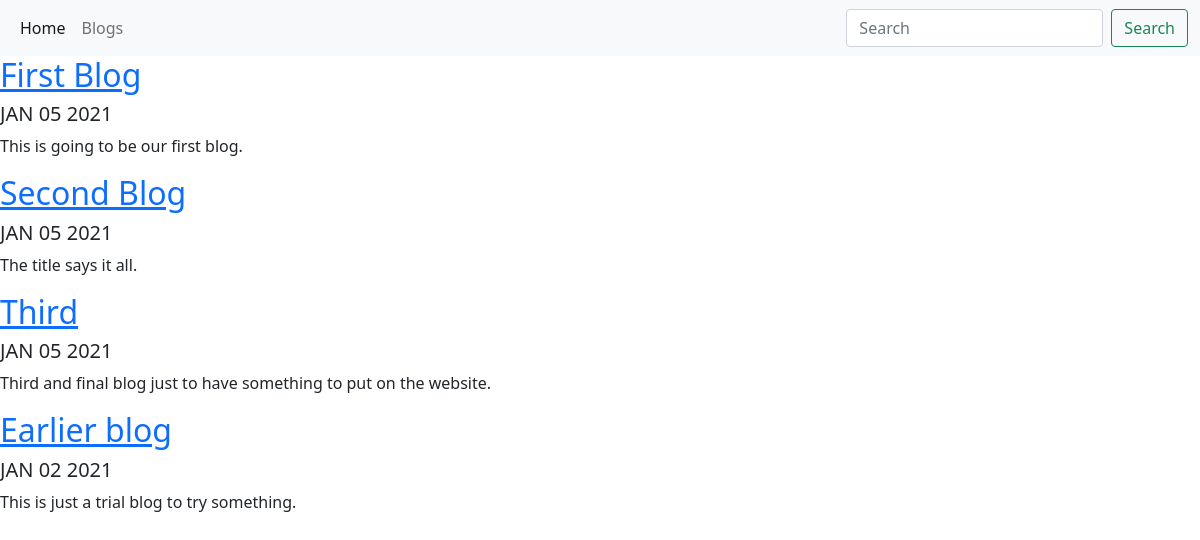
/blog/, run on an earlier commit of the app's database.
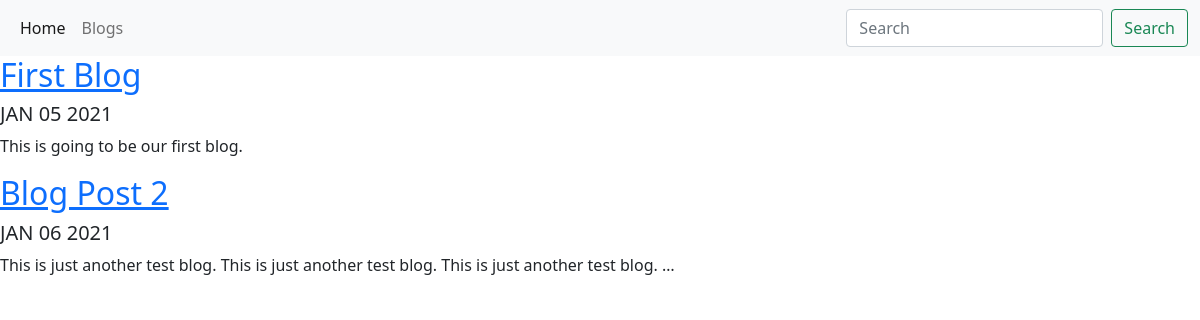
And on a later commit of the database.
### blog/models.py (models this page shows, shortened)
class Blog(models.Model):
  title = models.CharField(max_length=250)
  date = models.DateField(auto_now=False, auto_now_add=False)
  content = models.TextField(max_length=1000)
  image = models.ImageField(upload_to="blog/images/", blank=True)

### blog/views.py (the view)
# urls.py: path('', views.all_blogs, name='all_blogs'),
def all_blogs(request):
  blogs = Blog.objects.all()
  return render(request, "blog/all_blogs.html", {"blogs":blogs})

### blog/templates/blog/all_blogs.html
{% extends 'portofolio/base.html' %}
{% block content %}
    {% for blog in blogs %}
      <a href="{% url 'blog:detail' blog.id %}"><h2>{{ blog.title }}</h2></a>
      <h5>{{ blog.date|date:'M d Y'|upper }}</h5>
      <p>{{ blog.content|striptags|truncatechars:100 }}</p>
    {% endfor %}
{% endblock %}

### portofolio/templates/portofolio/base.html (shortened to what this page needs)
<!doctype html>
<html lang="en">
  <head>
    <link href="https://cdn.jsdelivr.net/npm/bootstrap@5.0.0-beta1/dist/css/bootstrap.min.css" rel="stylesheet">
  </head>
  <body>
    <nav class="navbar navbar-expand-lg navbar-light bg-light">
      <div class="container-fluid">
        <div class="collapse navbar-collapse" id="navbarSupportedContent">
          <ul class="navbar-nav me-auto mb-2 mb-lg-0">
            <li class="nav-item">
              <a class="nav-link active" aria-current="page" href='{% url "home" %}'>Home</a>
            </li>
            <li class="nav-item">
              <a class="nav-link" href='{% url "blog:all_blogs" %}'>Blogs</a>
            </li>
          </ul>
          <form class="d-flex">
            <input class="form-control me-2" type="search" placeholder="Search" aria-label="Search">
            <button class="btn btn-outline-success" type="submit">Search</button>
          </form>
        </div>
      </div>
    </nav>
    {% block content %}{% endblock %}
  </body>
</html>

What changed in the data, as far as the page shows it:
removed Blog: title "Second Blog", date "JAN 05 2021", content "The title says it all."
removed Blog: title "Third", date "JAN 05 2021", content "Third and final blog just to have something to put on the website."
removed Blog: title "Earlier blog", date "JAN 02 2021", content "This is just a trial blog to try something."
added Blog: title "Blog Post 2", date "JAN 06 2021", content "This is just another test blog. This is just another test blog. This is just another test blog. …"
